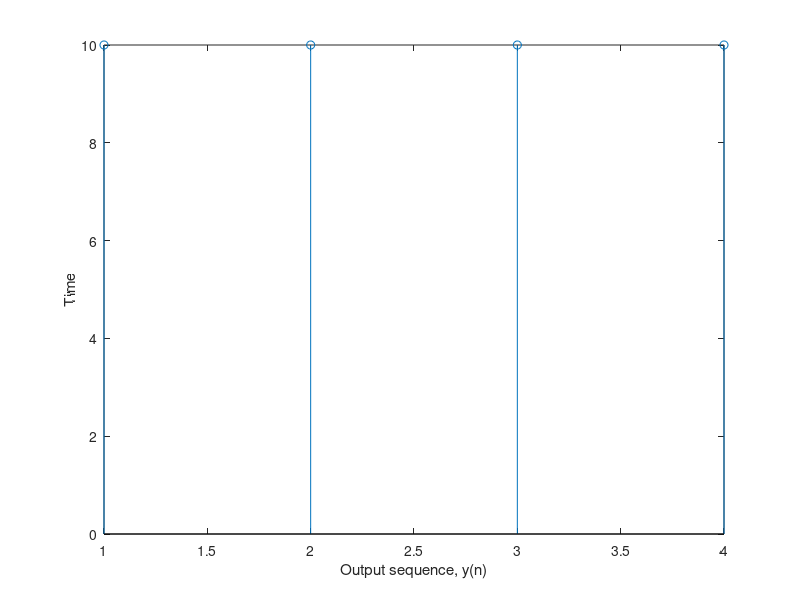

The MATLAB source for this figure:
a=[1 2 3 4]
b=[]
c=[zeros(1,4)]
d=[zeros(1,4)]
k=4;
b(1)=a(k);
for i=1:1:3
    b(i+1)=a(i);
end
c(1)=b(k);
for i=1:1:3
    c(i+1)=b(i);
end
d(1)=c(k);
for i=1:1:3
    d(i+1)=c(i);
end
A=[a;b;c;d]
A=A.'
h=[1 1 1 1]
conv=h*A
stem(conv);
xlabel("Output sequence, y(n)")
ylabel("Time")